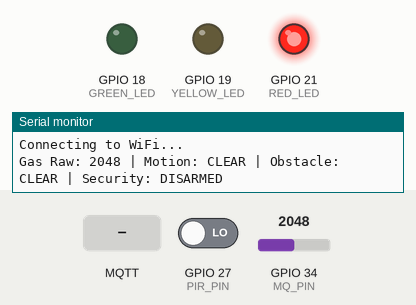
A sketch run on a simulated ESP32. Parts: output pins drawn as LEDs (lit = HIGH), the last lines printed to the serial monitor. Wiring (inferred from the names in the program): IR receiver: data GPIO 25. The inputs (shaded band) are chosen by the test bench; at power-on: GPIO 34 (MQ_PIN) = 2048, GPIO 27 (PIR_PIN) LOW (analog values on the 0–4095 scale). WiFi joins after 1.5 s; servers stay silent unless stated; no MQTT or app messages arrive unless stated.

Above: at 1.2 s.
1.3 s: MQTT message "ON" arrives on the first subscribed topic
At 3.7 s:
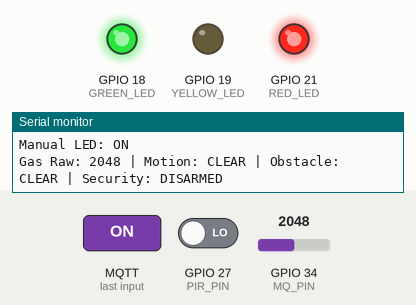
4.3 s: GPIO 34 (MQ_PIN) set to 1863
5.8 s: GPIO 34 (MQ_PIN) set to 1758
At 6.1 s:
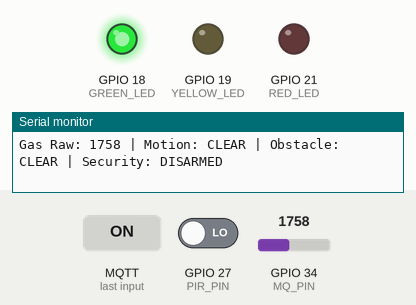
7.3 s: MQTT message "OFF" arrives on the first subscribed topic
At 8.5 s:
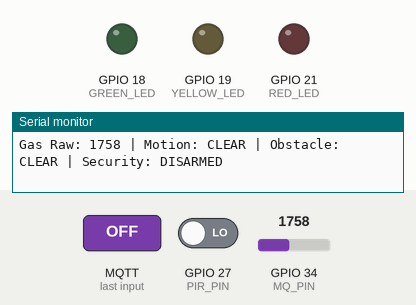
8.8 s: GPIO 27 (PIR_PIN) driven HIGH
11.6 s: MQTT message "ARM" arrives on the second subscribed topic
At 12.3 s:
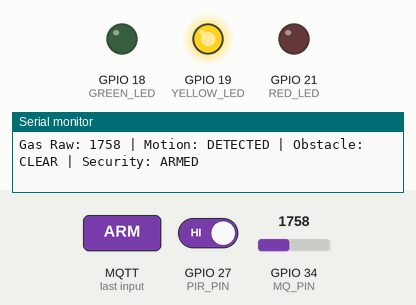
Timing chart, 0 to 14.1 s (numbered marks = the images above; inputs shaded):
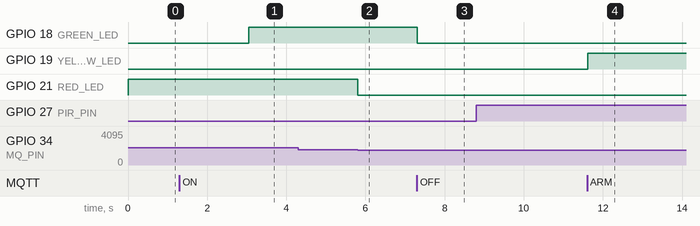

The sketch:

SmartGuard-IoT.ino
```cpp
#include <WiFi.h>
#include <PubSubClient.h>

// =====================================================
// 1. WIFI CONFIGURATION
// =====================================================

const char* WIFI_SSID = "Prashu";
const char* WIFI_PASSWORD = "Prashu2004";

// =====================================================
// 2. MQTT CONFIGURATION
// =====================================================

const char* MQTT_SERVER = "broker.emqx.io";
const int MQTT_PORT = 1883;

const char* BASE_TOPIC = "smartguard/device01";

WiFiClient espClient;
PubSubClient mqtt(espClient);

String telemetryTopic = String(BASE_TOPIC) + "/telemetry";
String eventTopic = String(BASE_TOPIC) + "/event";
String statusTopic = String(BASE_TOPIC) + "/status";

String ledCommandTopic = String(BASE_TOPIC) + "/cmd/led";
String armedCommandTopic = String(BASE_TOPIC) + "/cmd/armed";

// =====================================================
// 3. GPIO PIN CONFIGURATION
// =====================================================

#define MQ_PIN       34
#define PIR_PIN      27
#define IR_PIN       25

#define GREEN_LED    18
#define YELLOW_LED   19
#define RED_LED      21

// Change to HIGH if your IR module has opposite logic
#define IR_DETECTED_LEVEL LOW

// =====================================================
// 4. PROJECT SETTINGS
// =====================================================

// Provisional threshold; calibrate using stable baseline readings
const int MQ_THRESHOLD = 1800;

bool systemArmed = false;

// Manual green LED control
bool remoteLedOn = false;
bool manualLedOverride = false;

// Previous sensor states for event detection
bool previousGasAlert = false;
bool previousMotion = false;
bool previousObstacle = false;

// Timing variables
unsigned long lastTelemetry = 0;
unsigned long lastSerialPrint = 0;
unsigned long lastWiFiAttempt = 0;
unsigned long lastMQTTAttempt = 0;

const unsigned long TELEMETRY_INTERVAL = 2000;
const unsigned long SERIAL_INTERVAL = 1000;
const unsigned long WIFI_RETRY_INTERVAL = 10000;
const unsigned long MQTT_RETRY_INTERVAL = 3000;

// =====================================================
// 5. EVENT PUBLISHING
// =====================================================

void publishEvent(const char* eventName) {

  if (!mqtt.connected()) return;

  mqtt.publish(eventTopic.c_str(), eventName);

  Serial.print("EVENT: ");
  Serial.println(eventName);
}

// =====================================================
// 6. LED CONTROL
// =====================================================

void updateLEDs(bool gasAlert,
                bool motion,
                bool obstacle) {

  // A security detection affects the green safe indicator
  // only when the system is armed.
  bool securityAlert =
      systemArmed && (motion || obstacle);

  bool normalStatus =
      !gasAlert && !securityAlert;

  // Manual control overrides automatic green LED behavior
  bool greenState;

  if (manualLedOverride) {
    greenState = remoteLedOn;
  } else {
    greenState = normalStatus;
  }

  digitalWrite(GREEN_LED, greenState ? HIGH : LOW);

  // Yellow LED: armed security detection
  digitalWrite(YELLOW_LED,
               securityAlert ? HIGH : LOW);

  // Red LED: gas warning
  digitalWrite(RED_LED,
               gasAlert ? HIGH : LOW);
}

// =====================================================
// 7. MQTT CALLBACK
// =====================================================

void mqttCallback(char* topic,
                  byte* payload,
                  unsigned int length) {

  String message = "";

  for (unsigned int i = 0; i < length; i++) {
    message += (char)payload[i];
  }

  message.trim();

  String receivedTopic = String(topic);

  Serial.print("Received command: ");
  Serial.println(message);

  // ---------------------------------------------------
  // REMOTE GREEN LED CONTROL
  // ---------------------------------------------------

  if (receivedTopic == ledCommandTopic) {

    if (message.equalsIgnoreCase("ON")) {

      remoteLedOn = true;
      manualLedOverride = true;

      Serial.println("Manual LED: ON");
    }

    else if (message.equalsIgnoreCase("OFF")) {

      remoteLedOn = false;
      manualLedOverride = true;

      Serial.println("Manual LED: OFF");
    }

    else if (message.equalsIgnoreCase("AUTO")) {

      manualLedOverride = false;

      Serial.println("LED: AUTOMATIC MODE");
    }
  }

  // ---------------------------------------------------
  // SECURITY ARM / DISARM CONTROL
  // ---------------------------------------------------

  else if (receivedTopic == armedCommandTopic) {

    if (message.equalsIgnoreCase("ARM")) {

      if (!systemArmed) {

        systemArmed = true;
        publishEvent("SYSTEM_ARMED");

        Serial.println("Security system ARMED");
      }
    }

    else if (message.equalsIgnoreCase("DISARM")) {

      if (systemArmed) {

        systemArmed = false;
        publishEvent("SYSTEM_DISARMED");

        Serial.println("Security system DISARMED");
      }
    }
  }
}

// =====================================================
// 8. WIFI CONNECTION
// =====================================================

void connectWiFi() {

  if (WiFi.status() == WL_CONNECTED) return;

  if (millis() - lastWiFiAttempt < WIFI_RETRY_INTERVAL) {
    return;
  }

  lastWiFiAttempt = millis();

  Serial.println("Connecting to WiFi...");

  WiFi.mode(WIFI_STA);
  WiFi.begin(WIFI_SSID, WIFI_PASSWORD);
}

// =====================================================
// 9. MQTT CONNECTION
// =====================================================

void reconnectMQTT() {

  if (WiFi.status() != WL_CONNECTED) return;

  if (mqtt.connected()) return;

  if (millis() - lastMQTTAttempt < MQTT_RETRY_INTERVAL) {
    return;
  }

  lastMQTTAttempt = millis();

  Serial.print("Connecting to MQTT...");

  String clientId = "SmartGuard_ESP32_";
  clientId += String((uint32_t)ESP.getEfuseMac(), HEX);

  if (mqtt.connect(clientId.c_str(),
                   statusTopic.c_str(),
                   0,
                   true,
                   "OFFLINE")) {

    Serial.println("Connected!");

    mqtt.subscribe(ledCommandTopic.c_str());
    mqtt.subscribe(armedCommandTopic.c_str());

    mqtt.publish(statusTopic.c_str(), "ONLINE", true);

    Serial.println("MQTT subscriptions successful.");
  }

  else {

    Serial.print("Connection failed. State: ");
    Serial.println(mqtt.state());
  }
}

// =====================================================
// 10. SETUP
// =====================================================

void setup() {

  Serial.begin(115200);

  pinMode(PIR_PIN, INPUT);
  pinMode(IR_PIN, INPUT);

  pinMode(GREEN_LED, OUTPUT);
  pinMode(YELLOW_LED, OUTPUT);
  pinMode(RED_LED, OUTPUT);

  digitalWrite(GREEN_LED, LOW);
  digitalWrite(YELLOW_LED, LOW);
  digitalWrite(RED_LED, LOW);

  analogReadResolution(12);
  analogSetPinAttenuation(MQ_PIN, ADC_11db);

  mqtt.setServer(MQTT_SERVER, MQTT_PORT);
  mqtt.setCallback(mqttCallback);
  mqtt.setBufferSize(512);

  WiFi.mode(WIFI_STA);
  WiFi.begin(WIFI_SSID, WIFI_PASSWORD);

  Serial.println();
  Serial.println("=================================");
  Serial.println("       SMARTGUARD SYSTEM");
  Serial.println("=================================");

  Serial.println("Initializing sensors...");
  Serial.println("Connecting to WiFi...");
}

// =====================================================
// 11. MAIN LOOP
// =====================================================

void loop() {

  // Maintain WiFi connection
  connectWiFi();

  // Maintain MQTT connection
  reconnectMQTT();

  // Process incoming MQTT messages
  if (mqtt.connected()) {
    mqtt.loop();
  }

  // ---------------------------------------------------
  // READ SENSORS
  // ---------------------------------------------------

  int smokeRaw = analogRead(MQ_PIN);

  int pirValue = digitalRead(PIR_PIN);
  int irValue = digitalRead(IR_PIN);

  bool motionDetected = (pirValue == HIGH);

  bool obstacleDetected =
      (irValue == IR_DETECTED_LEVEL);

  bool gasAlert = (smokeRaw >= MQ_THRESHOLD);

  // ---------------------------------------------------
  // GAS ALERT EVENTS
  // ---------------------------------------------------

  if (gasAlert && !previousGasAlert) {
    publishEvent("GAS_WARNING");
  }

  if (!gasAlert && previousGasAlert) {
    publishEvent("GAS_NORMAL");
  }

  previousGasAlert = gasAlert;

  // ---------------------------------------------------
  // MOTION ALERT EVENTS
  // ---------------------------------------------------

  if (systemArmed && motionDetected && !previousMotion) {
    publishEvent("MOTION_DETECTED");
  }

  previousMotion = motionDetected;

  // ---------------------------------------------------
  // OBSTACLE ALERT EVENTS
  // ---------------------------------------------------

  if (obstacleDetected && !previousObstacle) {
    publishEvent("OBSTACLE_DETECTED");
  }

  previousObstacle = obstacleDetected;

  // ---------------------------------------------------
  // UPDATE LEDs
  // ---------------------------------------------------

  updateLEDs(gasAlert,
             motionDetected,
             obstacleDetected);

  // ---------------------------------------------------
  // SERIAL MONITOR
  // ---------------------------------------------------

  if (millis() - lastSerialPrint >= SERIAL_INTERVAL) {

    lastSerialPrint = millis();

    Serial.print("Gas Raw: ");
    Serial.print(smokeRaw);

    Serial.print(" | Motion: ");
    Serial.print(motionDetected ? "DETECTED" : "CLEAR");

    Serial.print(" | Obstacle: ");
    Serial.print(obstacleDetected ? "DETECTED" : "CLEAR");

    Serial.print(" | Security: ");
    Serial.println(systemArmed ? "ARMED" : "DISARMED");
  }

  // ---------------------------------------------------
  // MQTT TELEMETRY
  // ---------------------------------------------------

  if (millis() - lastTelemetry >= TELEMETRY_INTERVAL) {

    lastTelemetry = millis();

    if (mqtt.connected()) {

      String json = "{";

      json += "\"smoke_raw\":" + String(smokeRaw) + ",";
      json += "\"motion\":" + String(motionDetected ? 1 : 0) + ",";
      json += "\"obstacle\":" + String(obstacleDetected ? 1 : 0) + ",";
      json += "\"armed\":" + String(systemArmed ? 1 : 0) + ",";
      json += "\"gas_alert\":" + String(gasAlert ? 1 : 0);

      json += "}";

      mqtt.publish(telemetryTopic.c_str(), json.c_str());

      Serial.println("Telemetry published:");
      Serial.println(json);
    }
  }

  delay(20);
}
```

Measured:
- the behaviour switches between 1800 and 1799 on GPIO 34 (MQ_PIN) (found by bisection; images 1 and 2)
- after the input at 1.3 s, GPIO 18 (GREEN_LED): LOW → HIGH after 1.8 s
- after the input at 5.8 s, GPIO 21 (RED_LED): HIGH → LOW at once
- after the input at 7.3 s, GPIO 18 (GREEN_LED): HIGH → LOW at once
- after the input at 11.6 s, GPIO 19 (YELLOW_LED): LOW → HIGH at once
